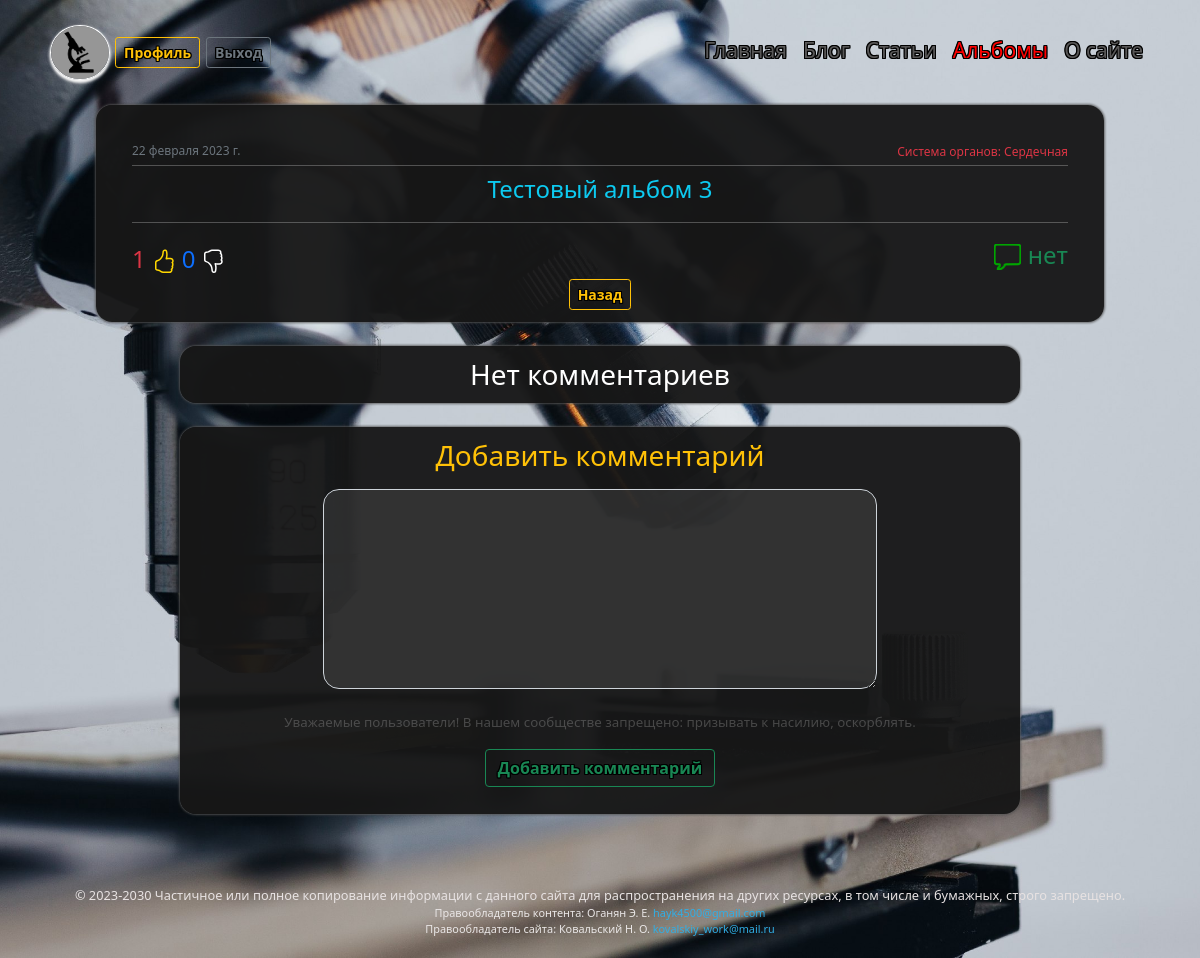
Page /albums/album/testovyj-albom-3/ (signed in) on the committed database.
### users/models.py (models this page shows, shortened)
class CustomUser(AbstractUser):
    class Meta:
        verbose_name = 'Профили'
        verbose_name_plural = 'Профили'
    GENDERS = (
        ('', 'Не указано'),
        ('М', 'Мужчина'),
        ('Ж', 'Женщина'),
    )
    slug = models.SlugField(max_length=40, unique=True, db_index=True, verbose_name='URL')
    avatar = models.ImageField(verbose_name='Аватар', default='users/avatar/default/default_avatar.jpeg',
                                upload_to=user_directory_path, blank=True, )
    gender = models.CharField(verbose_name='Пол', max_length=1, choices=GENDERS, default='-', blank=True)
    age = models.PositiveSmallIntegerField(verbose_name='Возраст',null=True,  blank=True)
    birthday = models.DateField(verbose_name='Дата рождения', blank=True, null=True)
    email = models.EmailField(unique=True)
    def get_absolute_url(self):
        return reverse('profile', kwargs={'user_slug': self.slug})

### albums/models.py (models this page shows, shortened)
class Album(models.Model):
    title = models.CharField(verbose_name='Альбом', max_length=40, unique=True)
    cover = models.ImageField(verbose_name='Обложка', upload_to=album_directory_path,)
    slug = models.SlugField(max_length=40, unique=True, db_index=True, verbose_name='URL')
    is_published = models.BooleanField(verbose_name='Публикация', default=True)
    time_create = models.DateTimeField(verbose_name='Время создания', auto_now_add=True)
    organ_system = models.ForeignKey('Organ_System', verbose_name='Система органов', on_delete=models.CASCADE, null=False)
    thumbsup = models.IntegerField(verbose_name='Нравится', default='0')
    thumbsdown = models.IntegerField(verbose_name='Не нравится', default='0')
    thumbs = models.ManyToManyField(CustomUser, verbose_name='Голосовали', related_name='thumbs_album', default=None, blank=True)
    def __str__(self):
        return self.title
    class Meta:
        verbose_name = "Альбом"
        verbose_name_plural = "Альбомы"
        ordering = ['-time_create']

class Organ_System(models.Model):
    name = models.CharField(verbose_name='Система органов', max_length=40, db_index=True, unique=True)
    slug = models.SlugField(max_length=80, unique=True, db_index=True, verbose_name='URL')
    def __str__(self):
        return self.name
    class Meta:
        verbose_name = "Систему органов"
        verbose_name_plural = "Системы органов"

### albums/views.py (the view, shortened to what this page needs)
# urls.py: path('album/<slug:album_slug>/', AlbumDetail.as_view(), name='album'),
class AlbumDetail(SuccessMessageMixin, FormMixin, DetailView):
    model = Album
    template_name = 'albums/album.html'
    context_object_name = 'album'
    slug_url_kwarg = 'album_slug'
    form_class = CommentAlbumForm
    success_message = 'Комментарий успешно отправлен! Ожидайте проверку модератором!'
    def get_context_data(self, *, object_list=None, **kwargs):
        context = super().get_context_data(**kwargs)
        context['title'] = 'Пост - ' + str(context['album'])
        album = get_object_or_404(Album, slug=self.kwargs['album_slug'])
        def get_vote(self):
            votes = Votes_Album.objects.filter(user=self.request.user.id, album=album)
            if len(votes) == 0:
                return 'not_vote'
            if len(votes) == 1:
                if votes[0].vote == 0:
                    return 'down'
                if votes[0].vote == 1:
                    return "up"
            else:
                raise TypeError('Ошибка в VoteAlbums')
        context['vote_album'] = get_vote(self)
        comments = self.get_modereted_comments()
        images = self.get_images()
        context['images'] = images
        context['page_obj_img'] = images
        context['comments'] = comments
        context['page_obj'] = comments
        return context
    def get_modereted_comments(self):
        queryset = self.object.comments_album.filter(status=True)
        paginator = Paginator(queryset, 6)
        page = self.request.GET.get('page')
        comments = paginator.get_page(page)
        return comments
    def get_images(self):
        queryset = self.object.albumimages.all()
        paginator = Paginator(queryset, 2)
        page = self.request.GET.get('page')
        images = paginator.get_page(page)
        return images

### albums/forms.py
class CommentAlbumForm(forms.ModelForm):
    class Meta:
        model = Comments_Album
        fields = ('text',)
    def __init__(self, *args, **kwargs):
        super().__init__(*args, **kwargs)
        for field in self.fields:
            self.fields[field].widget.attrs['class'] = 'form-control'

### blog/context_processors.py (called while the page is built)
def menu_context_processor(request):
    return {'menu': menu, 'home': home}

### albums/templates/albums/album.html (shortened to what this page needs)
{% extends 'blog/include/base.html' %}
{% load static %}
{% block content %}
<div class="content text-center">
    <span class="right" style="float:right;"> <p class="text-danger time">Система органов: {{album.organ_system}}</p></span><span class="left" style="float:left;"><p class="text-muted time">{{album.time_create|date}}</p></span>
    <br>
    <hr class="text-white" style="margin-top:0%; margin-bottom:1%">
    <h2 class="text-info fs-4 text-center">{{album.title}}</h2>
    <hr class="text-white" style="margin-top:1%; margin-bottom:2%">
    <span class="right" style="float:right;">
        <ul class="lines">
             <li class="lines"><image class="btn-like" src="{% static 'blog/images/comment.png' %}" style="margin-top:0.2em; margin-right:7px;" width="27em"></image>
             <li class="lines"> <h4 class="text-success" style=" margin-bottom:0px;">{{comments.paginator.count|default:"нет"}}</h4>
        </ul>
    </span>
         <ul class="lines">
             <li class="lines"><span id="i_like_this" class="text-danger"><span id="up" style="margin-bottom:0px; font-size:24px;">{{album.thumbsup}}</span></span>
                  <a {% if request.user.is_authenticated %}
                    class="btn btn-link text-dark p-0 border-0 btn-outline-black thumbactions" {% else %}
                    href="{% url 'login' %}" class="btn btn-link text-dark p-0 border-0 btn-outline-black"
                    {% endif %} value="thumbsup" data-toggle="tooltip" title="I like this" role="button">
                  </a>
             <li class="lines"> <span id="down"  class="text-primary" style="margin-bottom:0px; font-size:24px;">{{album.thumbsdown}}</span>
                  <a {% if request.user.is_authenticated %}
                    class="btn btn-link text-dark p-0 border-0 btn-outline-black thumbactions" {% else %}
                    href="{% url 'login' %}" class="btn btn-link text-dark p-0 border-0 btn-outline-black"
                    {% endif %} value="thumbsdown" data-toggle="tooltip" title="I dont like this" role="button">
                  </a>
        </ul>
    <div class="text-center">
        <a><button type="button" onclick="history.back();" class="btn btn-outline-warning btn-sm btn-profile">Назад</button></a>
    </div>
</div>
    {% if not comments.paginator.count %}
<div class="content comment-content text-center">
    <h3 class="text-comment">Нет комментариев</h3>
</div>
    {% endif %}
    {% if user.is_authenticated %}
<div class="content comment-content text-center">
         <form action="" method="post">
         <h3 class="text-center text-warning">Добавить комментарий</h3>
         {% for f in form %}
             <p class="form-comment text-center">{{f}}</p>
         {% endfor %}
             <p class="warning-comment">Уважаемые пользователи! В нашем сообществе запрещено: призывать к насилию, оскорблять.
             </p>
             <p class="form-reg comment-btn"><button type="submit" class="btn btn-outline-success btn-reg">Добавить комментарий</button></p>
         </form>
</div>
    {%else%}
<div class="content text-center">
    <h1 class="fs-9 text-warning">Чтобы добавлять комментарии, <a href="{% url 'login' %}">Авторизируйтесь</a></h1>
</div>
    {%endif%}
{% endblock %}

### blog/templates/blog/include/base.html (shortened to what this page needs)
{% load static %}
<!DOCTYPE html>
<html lang="ru">
<head>
    <link href="https://cdn.jsdelivr.net/npm/bootstrap@5.0.1/dist/css/bootstrap.min.css" rel="stylesheet">
    <link rel="stylesheet" href="https://cdnjs.cloudflare.com/ajax/libs/jquery-datetimepicker/2.5.20/jquery.datetimepicker.min.css" />
    <link rel="stylesheet" href="https://cdnjs.cloudflare.com/ajax/libs/baguettebox.js/1.11.1/baguetteBox.min.css">
    <link rel="stylesheet" href='{% static "blog/css/styles.css" %}'>
<body style="background-image: url('{% static 'blog/images/back.jpeg' %}'); ">
{% block navbar %}
    <nav class="navbar navbar-expand-md navbar-dark">
        <div class="container-fluid ">
            <a class="logo-container">
             {% if request.user.is_authenticated %}
             <img class="logo"  src='{{ user.avatar.url }}' alt="Avatar" width="60em" height="55em" >
             <a href="{{ user.get_absolute_url }}"><button type="button" class="btn btn-outline-warning btn-sm btn-profile">Профиль</button></a>
             <a href="{% url 'logout' %}"><button type="button" class="btn btn-outline-secondary btn-sm">Выход</button></a>
             {% endif %}
		    <div class="collapse navbar-collapse justify-content-end" id="navbarSupportedContent">
                <ul class="navbar-nav ms-auto">
                    <li class="nav-item">
                        <a class="nav-link"  href="{% url home.url_name %}"  {% if home.url_name in request.resolver_match.view_name %} style='color: red;' {% endif %}>{{home.title}}</a>
                    </li>
{% for m in menu %}
                    <li class="nav-item">
                        <a class="nav-link"  href="{% url m.url_name %}"  {% if m.url_name in request.path %} style='color: red;' {% endif %}>{{m.title}}</a>
                    </li>
{% endfor %}
		        </ul>
            </div>
        </div>
	</nav>
{% endblock navbar %}
      {% block content %}
      {% endblock %}
    <footer class=" text-center text-white text-lg-start">
        <div class="text-footer">
          © 2023-2030 Частичное или полное копирование информации с данного сайта для распространения на других ресурсах, в том числе и бумажных, строго запрещено.
        </div>
        <div class="footer">
            <div class="cont-right">Правообладатель контента: Оганян Э. Е.
                <a class="text-mail">hayk4500@gmail.com </a>
            </div>
            <div class="site-right">Правообладатель сайта: Ковальский Н. О.
                <a class="text-mail">kovalskiy_work@mail.ru</a>
            </div>
        </div>
    </footer>
</body>
</html>

### blog/static/blog/css/styles.css (style rules this page uses)
html { position: relative; min-height: 90%; }
body { background-repeat: no-repeat; background-position: center center; background-attachment: fixed; -webkit-background-size: cover; -moz-background-size: cover; -o-background-size: cover; background-size: cover; margin-bottom: 6%; background-color:rgba(23, 23, 23, 0.961); }
.navbar-dark { padding: 1px; margin-left: 3%; margin-right: 3%; margin-top: 2%; }
.logo { border-radius: 50%; margin-left: 1%; margin-right: 6px; border: 1px solid rgb(255, 255, 255); padding: 0.1px; box-shadow: 0 1px 3px rgb(255, 255, 255), 0 3px 3px rgb(237, 237, 237) }
.btn { margin: 6px; font-weight: 648; text-shadow: 1px 0 rgb(0, 0, 0), -1px 0 rgb(0, 0, 0), 0 1px rgb(0, 0, 0), 0 -1px rgb(0, 0, 0), 1px 1px rgb(0, 0, 0), -1px -1px rgb(0, 0, 0), 1px -1px rgb(0, 0, 0), -1px 1px rgb(0, 0, 0); }
.navbar-dark .navbar-nav .nav-link, .navbar-dark .nav-link { color: rgb(88, 87, 87); font-size: 21px; text-align: center; padding-top: 0px; padding-bottom: 4px; font-weight: 358; text-shadow: 1px 0 rgb(0, 0, 0), -1px 0 rgb(0, 0, 0), 0 1px rgb(0, 0, 0), 0 -1px rgb(0, 0, 0), 1px 1px rgb(0, 0, 0), -1px -1px rgb(0, 0, 0), 1px -1px rgb(0, 0, 0), -1px 1px rgb(0, 0, 0); }
.content { margin-left: 8%; margin-right: 8%; margin-top: 2%; margin-bottom: 0.1%; padding: 3%; padding-bottom: 1%; border-radius: 1em; background-color:rgba(23, 23, 23, 0.961); box-shadow: 0 0px 3px rgb(141, 141, 141), 0 0px 3px rgb(0, 0, 0); }
footer { margin-top: 30px; position: absolute; bottom: 0; height: 0%; width: 100%; padding-left: 4%; padding-right: 4%; }
.text-footer { font-size: 80%; text-align: center; color: rgb(231, 226, 226); }
.cont-right, .site-right { font-size: 68%; text-align: center; color: rgb(234, 231, 231); padding-left: 0cm; padding-right: 0cm; }
.text-mail, .text-mail:hover { color: rgb(49, 174, 228); text-decoration: none; padding-bottom: 2%; }
.form-reg { text-align: center; margin-top: 0%; }
.btn-reg { margin-top: 0px; }
.time { margin-top: 1%; margin-bottom: 1%; font-size: 12px; }
.btn-profile { margin: 0px; }
.comment-btn { margin-bottom: 1%; }
.form-comment { margin-left: 15%; margin-right: 15%; padding: 1%; }
.text-comment { color: white; padding: 0px; margin: 0%; }
.comment-content { margin-left: 15%; margin-right: 15%; margin-bottom: 1%; padding: 1%; }
#id_text { background-color: #63636349; border-radius: 1rem; color: rgb(255, 255, 255); height: 200px; }
.warning-comment { color: rgba(119, 119, 119, 0.509); font-size: smaller; }
ul.lines { margin:0px; padding:0px; }
.lines { display: flex; }
svg#thumbsup.up.bi.bi-hand-thumbs-up, svg#thumbsdown.down.bi.bi-hand-thumbs-down { color:white; }
.thumb-active { fill: gold; }

### rows in the picture
CustomUser: avatar (placeholder picture)
Album: organ_system "Сердечная", time_create "22 февраля 2023 г.", title "Тестовый альбом 3", thumbsup "1", thumbsdown "0"

### other values in the picture
{{ home.title }} "Главная"
{{ m.title }} "Блог" "Статьи" "Альбомы" "О сайте"
{{ comments.paginator.count|default:"нет" }} "нет"
